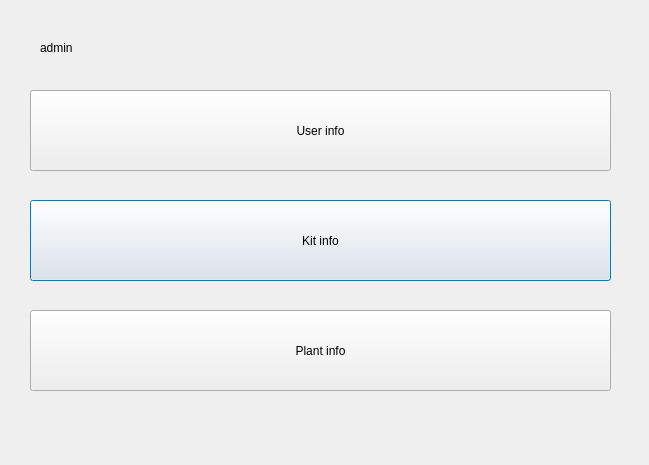
<?xml version="1.0" encoding="UTF-8"?>
<ui version="4.0">
 <class>Dialog</class>
 <widget class="QDialog" name="Dialog">
  <property name="geometry">
   <rect>
    <x>0</x>
    <y>0</y>
    <width>649</width>
    <height>465</height>
   </rect>
  </property>
  <property name="windowTitle">
   <string>Dialog</string>
  </property>
  <widget class="QPushButton" name="pushButton">
   <property name="geometry">
    <rect>
     <x>30</x>
     <y>200</y>
     <width>581</width>
     <height>81</height>
    </rect>
   </property>
   <property name="text">
    <string>Kit info</string>
   </property>
  </widget>
  <widget class="QPushButton" name="pushButton_2">
   <property name="geometry">
    <rect>
     <x>30</x>
     <y>310</y>
     <width>581</width>
     <height>81</height>
    </rect>
   </property>
   <property name="text">
    <string>Plant info</string>
   </property>
  </widget>
  <widget class="QPushButton" name="pushButton_3">
   <property name="geometry">
    <rect>
     <x>30</x>
     <y>90</y>
     <width>581</width>
     <height>81</height>
    </rect>
   </property>
   <property name="text">
    <string>User info</string>
   </property>
  </widget>
  <widget class="QLabel" name="label">
   <property name="geometry">
    <rect>
     <x>40</x>
     <y>40</y>
     <width>58</width>
     <height>16</height>
    </rect>
   </property>
   <property name="text">
    <string>admin</string>
   </property>
  </widget>
 </widget>
 <resources/>
 <connections/>
</ui>
